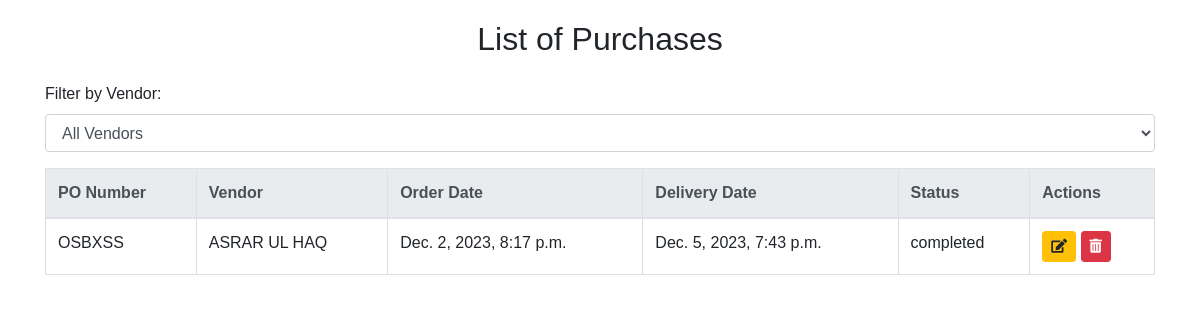
The page /list_purchases on the database as committed earlier.
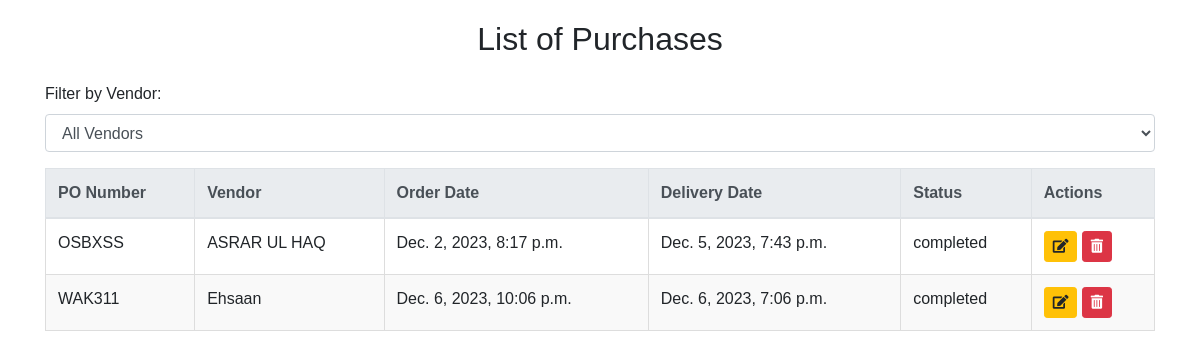
The same page on the database as committed later.
### vendor/models.py (models this page shows, shortened)
class PurchaseOrder(models.Model):
    STATUS_CHOICES = [
        ('pending', 'Pending'),
        ('completed', 'Completed'),
        ('canceled', 'Canceled'),
    ]
    vendor = models.ForeignKey(Vendor, on_delete=models.CASCADE)
    po_number = models.CharField(max_length=100, unique=True)
    order_date = models.DateTimeField()
    delivery_date = models.DateTimeField()
    items = models.JSONField()
    quantity = models.IntegerField()
    status = models.CharField(max_length=20, choices=STATUS_CHOICES)
    quality_rating = models.FloatField(null=True, blank=True)
    issue_date = models.DateTimeField()
    acknowledgment_date = models.DateTimeField(null=True, blank=True)

class Vendor(models.Model):
    id=models.AutoField(primary_key=True)
    name = models.CharField(max_length=255)
    contact_details = models.TextField()
    address = models.TextField()
    vendor_code = models.CharField(max_length=50, unique=True)
    on_time_delivery_rate = models.FloatField(default=0.0)
    quality_rating_avg = models.FloatField(default=0.0)
    average_response_time = models.FloatField(default=0.0)
    fulfillment_rate = models.FloatField(default=0.0)

### vendor/views.py (the view)
# urls.py: path("list_purchases", views.list_purchases, name="list_purchases"),
def list_purchases(request):
    purchases = PurchaseOrder.objects.all()
    vendor=Vendor.objects.all()
    context = {'purchases': purchases,
               'vendors':vendor}
    return render(request, 'order_tracking/list_purchases.html', context)

### vendor/templates/order_tracking/list_purchases.html (shortened to what this page needs)
<!DOCTYPE html>
<html lang="en">
<head>
    <link rel="stylesheet" href="https://stackpath.bootstrapcdn.com/bootstrap/4.5.2/css/bootstrap.min.css">
    <link rel="stylesheet" href="https://cdnjs.cloudflare.com/ajax/libs/font-awesome/5.15.4/css/all.min.css">
</head>
<body>
    <div class="container">
        <h2 class="text-center mb-4">List of Purchases</h2>
        <div class="mb-3">
            <label for="vendorFilter">Filter by Vendor:</label>
            <select id="vendorFilter" class="form-control" onchange="filterByVendor()">
                <option value="">All Vendors</option>
            </select>
        </div>
        <table class="table">
            <thead class="thead-light">
                <tr>
                    <th>PO Number</th>
                    <th>Vendor</th>
                    <th>Order Date</th>
                    <th>Delivery Date</th>
                    <th>Status</th>
                    <th>Actions</th>
                </tr>
            </thead>
            <tbody>
                {% for purchase in purchases %}
                    <tr>
                        <td>{{ purchase.po_number }}</td>
                        <td>{{ purchase.vendor.name }}</td>
                        <td>{{ purchase.order_date }}</td>
                        <td>{{ purchase.delivery_date }}</td>
                        <td>{{ purchase.status }}</td>
                        <td>
                            <a href="{% url 'update_purchase' purchase.id %}" class="btn btn-warning btn-sm"><i class="fas fa-edit"></i></a>
                            <a href="{% url 'delete_purchase' purchase.id %}" onclick="return confirm('Are you sure you want to delete?')" class="btn btn-danger btn-sm"><i class="fas fa-trash-alt"></i></a>
                        </td>
                    </tr>
                {% empty %}
                    <tr>
                        <td colspan="6">No purchases available</td>
                    </tr>
                {% endfor %}
            </tbody>
        </table>
    </div>
</body>
</html>

### vendor/templates/order_tracking/list_purchases.html (style rules this page uses)
body { font-family: Arial, sans-serif; padding: 20px; }
table { width: 100%; border-collapse: collapse; }
th, td { border: 1px solid #dddddd; text-align: left; padding: 8px; }
th { background-color: #f2f2f2; }
tr:nth-child(even) { background-color: #f9f9f9; }

Rows that differ between the two databases and show on the page:
added PurchaseOrder: po_number "WAK311", vendor.name "Ehsaan", order_date "Dec. 6, 2023, 10:06 p.m.", delivery_date "Dec. 6, 2023, 7:06 p.m.", status "completed"
